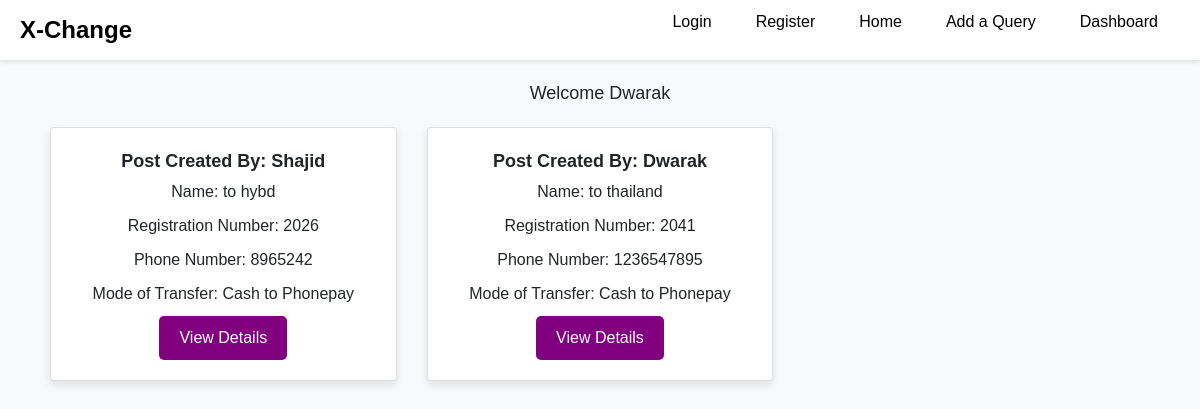
/money/home/ (signed in), run on the app's committed database.
### myapp/models.py (models this page shows, shortened)
class AddQuery(models.Model):
    seller = models.ForeignKey(User, on_delete=models.CASCADE)
    name = models.CharField(max_length=100, unique=True)
    registration_number = models.CharField(max_length=20)
    phone_number = models.CharField(max_length=15)
    checkbox_field = models.BooleanField(default=False)
    RADIO_CHOICES = (
        ("PhonePay to Cash", "PhonePay to Cash"),
        ("Cash to Phonepay", "Cash to Phonepay"),
    )
    radio_field = models.CharField(max_length=100, choices=RADIO_CHOICES)

### myapp/views.py (the view)
# urls.py: path("home/", views.Homepage, name="home"),
def Homepage(request):
    querys = AddQuery.objects.all()
    if request.method == "POST":
        query_id = request.POST.get("query_id")
        quer = AddQuery.objects.get(id=query_id)
    username = request.user.username
    currentuser = request.user
    try:
        current_profile = profile.objects.get(user=request.user)
        registration_number = current_profile.Roll
        phone_number = current_profile.call
    except profile.DoesNotExist:
        registration_number = None
    return render(
        request,
        "myapp/home.html",
        {
            "registration_number": registration_number,
            "querys": querys,
            "username": username,
            "phone_number": phone_number,
        },
    )

### myapp/templates/myapp/home.html (shortened to what this page needs)
<!DOCTYPE html>
<html lang="en">
  <head>
    <link
      rel="stylesheet"
      href="https://stackpath.bootstrapcdn.com/bootstrap/4.3.1/css/bootstrap.min.css"
    />
  </head>
  <body>
    <nav>
      <h3>X-Change</h3>
      <ul>
        <li><a href="{% url 'login'%}">Login</a></li>
        <li><a href="{% url 'register'%}">Register</a></li>
        <li><a href="{% url 'home'%}">Home</a></li>
        <li><a href="{% url 'create_query'%}">Add a Query</a></li>
        <li><a href="{% url 'dashboard'%}">Dashboard</a></li>
      </ul>
    </nav>
    <div class="container">
      <div class="user-details">
        <p>Welcome {{ username }}</p>
      </div>
      <div class="row">
        {% for query in querys %} {% if not query.hidden %}
        <div class="col-md-4">
          <div class="card">
            <div class="card-body">
              <div class="card-title">Post Created By: {{ query.seller }}</div>
              <div class="details">Name: {{ query.name }}</div>
              <div class="details">
                Registration Number: {{ query.registration_number }}
              </div>
              <div class="details">Phone Number: {{ query.phone_number }}</div>
              <div class="details">
                Mode of Transfer: {{ query.radio_field }}
              </div>
              <div class="add-to-cart">
                <a href="{% url 'detail' query.id %}" class="add-to-cart-btn"
                  >View Details</a
                >
              </div>
            </div>
          </div>
        </div>
        {% endif %} {% endfor %}
      </div>
    </div>
  </body>
</html>

### myapp/templates/myapp/home.html (style rules this page uses)
* { margin: 0; padding: 0; box-sizing: border-box; }
body { font-family: Arial, sans-serif; background-color: #f8f9fa; }
nav { background-color: #ffffff; padding: 10px 20px; display: flex; justify-content: space-between; align-items: center; color: #000000; box-shadow: 0 2px 4px rgba(0, 0, 0, 0.1); }
nav h3 { margin: 0; font-size: 24px; font-weight: bold; }
nav ul { list-style-type: none; display: flex; }
nav ul li { margin: 0 10px; }
nav ul li a { text-decoration: none; color: #000000; padding: 8px 12px; border-radius: 5px; transition: background-color 0.3s ease; }
.container { padding: 20px; text-align: center; }
.user-details { font-size: 18px; margin-bottom: 20px; }
.card { margin-bottom: 20px; box-shadow: 0 4px 8px rgba(0, 0, 0, 0.1); transition: transform 0.3s; }
.card-body { padding: 20px; }
.card-title { font-size: 18px; font-weight: bold; margin-bottom: 5px; }
.details { font-size: 16px; margin-bottom: 10px; }
.add-to-cart { text-align: center; }
.add-to-cart-btn { display: inline-block; background-color: purple; color: #fff; border: none; border-radius: 5px; padding: 10px 20px; text-decoration: none; cursor: pointer; transition: background-color 0.3s ease; }

### data on the page
AddQuery: seller "Shajid", name "to hybd", registration_number "2026", phone_number "8965242", radio_field "Cash to Phonepay"
AddQuery: seller "Dwarak", name "to thailand", registration_number "2041", phone_number "1236547895", radio_field "Cash to Phonepay"

### other printed values
{{ username }} "Dwarak"
